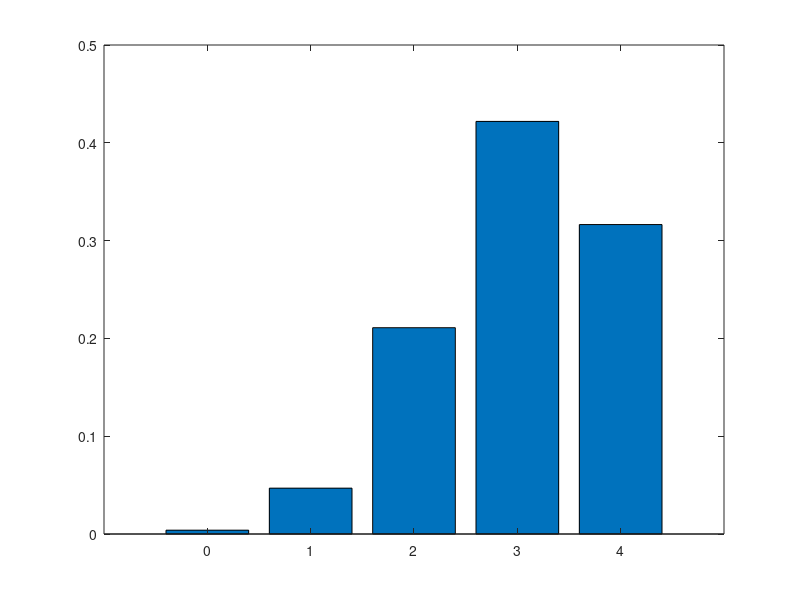

Recreate this plot in MATLAB.
figure;

% graph P(y|theta,n)
% x axis: value of y
% y axis: probability

n = 4;
t = 0.75;
y = 0:4;
for i = 1:5
   p(i) = nchoosek(n,y(i)) * (t^y(i)) * ((1-t)^(n-y(i))) 
end

bar(y,p)